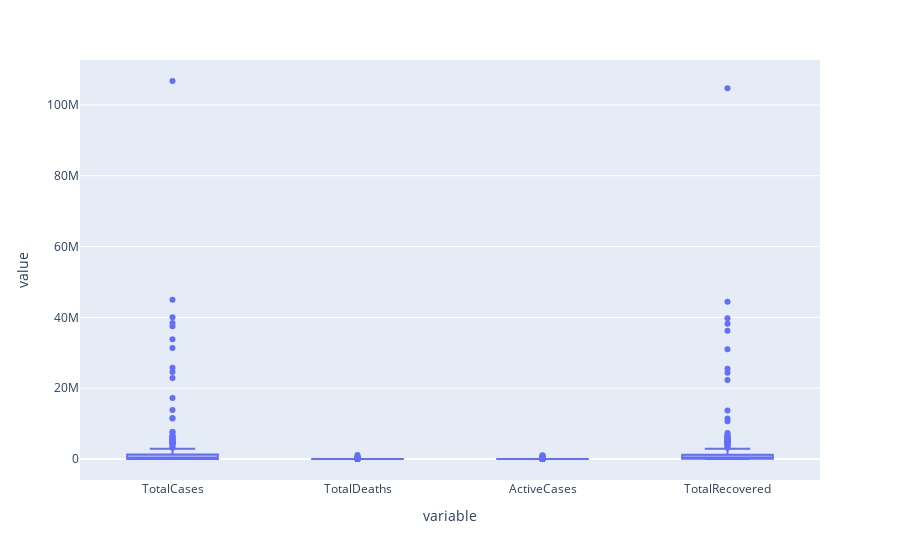

Write notebook code for a chart like this one.
### Code cell
#Draw Boxplot to look over The outliars
cases = ['TotalCases','TotalDeaths','ActiveCases','TotalRecovered']
px.box(vi_data[cases])

### Figure 1 — Plotly figure (JSON) as saved in the notebook; plotly's stock layout.template omitted (floating-point values rounded to 4 significant figures; data arrays with more than 128 entries replaced by an {"elided": "..."} marker saying what was removed)
{"data": [{"alignmentgroup": "True", "hovertemplate": "variable=%{x}<br>value=%{y}<extra></extra>", "legendgroup": "", "marker": {"color": "#636efa"}, "name": "", "notched": false, "offsetgroup": "", "orientation": "v", "showlegend": false, "type": "box", "x": {"elided": "872 str values"}, "x0": " ", "xaxis": "x", "y": {"elided": "872 int values"}, "y0": " ", "yaxis": "y"}], "layout": {"boxmode": "group", "legend": {"tracegroupgap": 0}, "margin": {"t": 60}, "xaxis": {"anchor": "y", "domain": [0, 1], "title": {"text": "variable"}}, "yaxis": {"anchor": "x", "domain": [0, 1], "title": {"text": "value"}}}}
